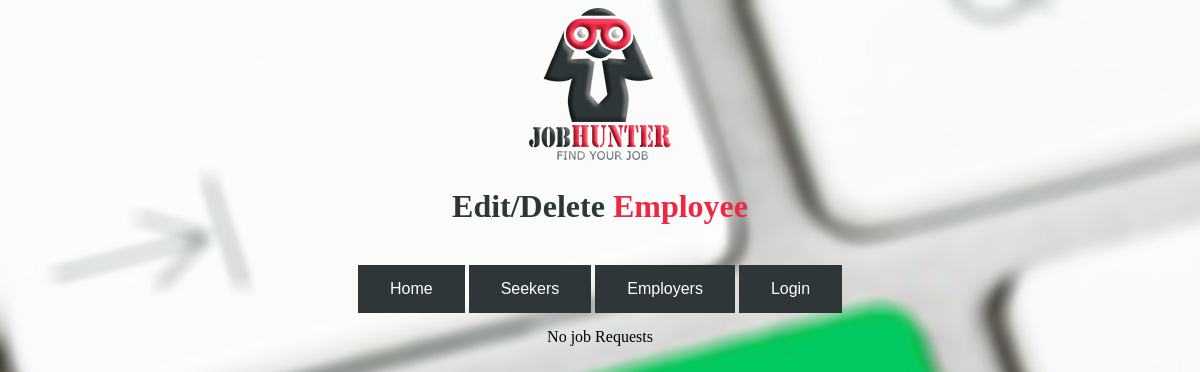
The page /employeeEdit.php on the database as committed earlier.
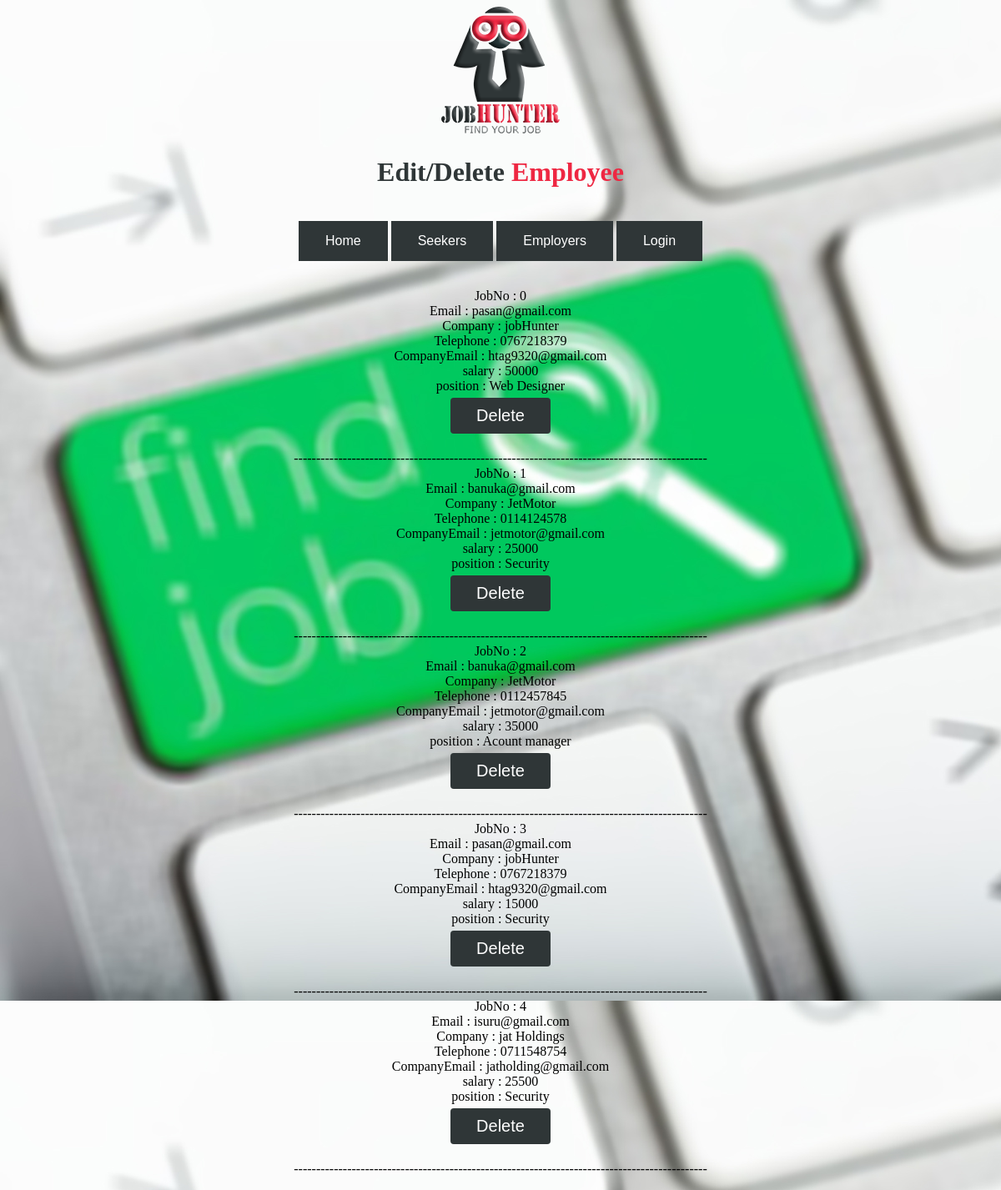
The same page on the database as committed later.
### tables this page shows
CREATE TABLE IF NOT EXISTS `jobs` (
  `email` varchar(30) NOT NULL,
  `companyName` varchar(30) NOT NULL,
  `telephone` char(10) NOT NULL,
  `companyEmail` varchar(30) NOT NULL,
  `category` varchar(40) NOT NULL,
  `salary` int(11) NOT NULL,
  `position` varchar(30) NOT NULL,
  `time` varchar(20) NOT NULL,
  `website` varchar(30) NOT NULL,
  KEY `email` (`email`)
);

### employeeEdit.php (the view, shortened to what this page needs)
<!DOCTYPE html>
<html>
<link rel="stylesheet" type="text/css" href="style.css" >
<head>
</head>
<body background="image/4.jpg">
	<div class="logo">
	<a href="home.php"> <img src="image/logo.png"> </a></div>
	<div>
	<center>
	<h1><font color="2f3637">Edit/Delete</font> <font color="#ee2742">Employee</font></h1>
	<br>
	</center>
	</div>
	<center>
	<div class="btn-group">
	<a href="adminHome.php"><button class="button">Home</button></a>
	<a href="seekerEdit.php"><button class="button">Seekers</button></a>
	<a href="employeeEdit.php"><button class="button">Employers</button></a>
	<a href="index.php"><button class="button">Login</button></a>
	</div>
     <?php
     $db = mysqli_connect("localhost","root", "","jobhunter") or
     die("Error connecting to database");
         $sql = "SELECT email,companyName,telephone,companyEmail,category,salary,position
          FROM jobs";
         $result = $db->query($sql);
         if ($result->num_rows > 0) {
             $num=0;
             while($row = $result->fetch_assoc()) {
                 echo "<br>JobNo : $num";
                 echo "<br> Email : ".
                 $row["email"]. " <br>Company : ".
                 $row["companyName"]. "<br>Telephone : " .
                 $row["telephone"] . "<br>CompanyEmail : ".
                 $row["companyEmail"]. "<br>salary : " .
                 $row["salary"]. "<br>position : " .
                 $row["position"]. "<br>" ;
                 echo("<button class='button2' onclick=\"location.href='DeleteEmployee.php'\">Delete</button><p>");
                 echo "--------------------------------------------------------------------------------------------- ";
                 $num=$num+1;
             }
         }
         else {
             echo "No job Requests";
         }
 ?>
	</center>
</body>
</html>

### style.css (style rules this page uses)
body { background-image: url('/image/4.jpg'); }
.logo { width: 100; display: flex; flex-direction: row; flex-wrap: wrap; justify-content: center; align-items: center; }
.btn-group .button { background-color: #2f3637; border: none; color: white; padding: 15px 32px; margin-bottom: 15px; text-align: center; text-decoration: none; display: inline-block; font-size: 16px; cursor: pointer; }
.button2 { display: inline-block; border-radius: 4px; background-color: #2f3637; border: none; color: #FFFFFF; text-align: center; font-size: 20px; padding: 10px; width: 120px; transition: all 0.5s; cursor: pointer; margin: 5px; }

Rows that differ between the two databases and show on the page:
added jobs: email "pasan@gmail.com", companyName "jobHunter", telephone "0767218379", companyEmail "htag9320@gmail.com", salary "50000", position "Web Designer"
added jobs: email "banuka@gmail.com", companyName "JetMotor", telephone "0114124578", companyEmail "jetmotor@gmail.com", salary "25000", position "Security"
added jobs: email "banuka@gmail.com", companyName "JetMotor", telephone "0112457845", companyEmail "jetmotor@gmail.com", salary "35000", position "Acount manager"
added jobs: email "pasan@gmail.com", companyName "jobHunter", telephone "0767218379", companyEmail "htag9320@gmail.com", salary "15000", position "Security"
added jobs: email "isuru@gmail.com", companyName "jat Holdings", telephone "0711548754", companyEmail "jatholding@gmail.com", salary "25500", position "Security"
Other text that changed with them:
text no longer shown: "No job Requests"
